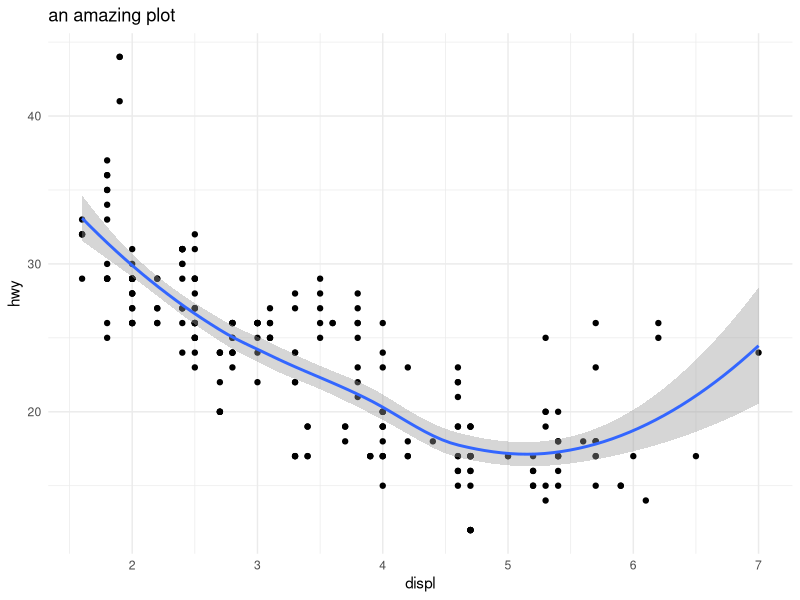

This figure's R source:
library(tidyverse)

mpg

ggplot(mpg, aes(displ,hwy)) +
  geom_point() +
  geom_smooth() +
  labs(title = "an amazing plot") +
  theme_minimal()

#I will make some edits here

#Check out this tidying data